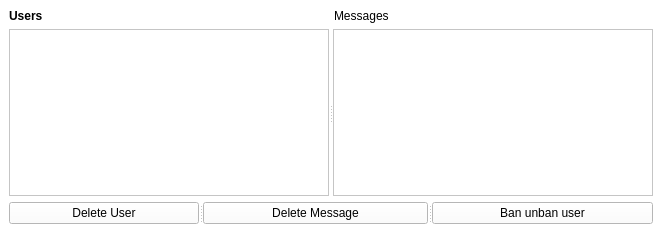
<?xml version="1.0" encoding="UTF-8"?>
<ui version="4.0">
 <class>MainWindow</class>
 <widget class="QMainWindow" name="MainWindow">
  <property name="geometry">
   <rect>
    <x>0</x>
    <y>0</y>
    <width>662</width>
    <height>233</height>
   </rect>
  </property>
  <property name="palette">
   <palette>
    <active>
     <colorrole role="WindowText">
      <brush brushstyle="SolidPattern">
       <color alpha="255">
        <red>0</red>
        <green>0</green>
        <blue>0</blue>
       </color>
      </brush>
     </colorrole>
     <colorrole role="Button">
      <brush brushstyle="SolidPattern">
       <color alpha="255">
        <red>255</red>
        <green>255</green>
        <blue>255</blue>
       </color>
      </brush>
     </colorrole>
     <colorrole role="Light">
      <brush brushstyle="SolidPattern">
       <color alpha="255">
        <red>255</red>
        <green>255</green>
        <blue>255</blue>
       </color>
      </brush>
     </colorrole>
     <colorrole role="Midlight">
      <brush brushstyle="SolidPattern">
       <color alpha="255">
        <red>255</red>
        <green>255</green>
        <blue>255</blue>
       </color>
      </brush>
     </colorrole>
     <colorrole role="Dark">
      <brush brushstyle="SolidPattern">
       <color alpha="255">
        <red>127</red>
        <green>127</green>
        <blue>127</blue>
       </color>
      </brush>
     </colorrole>
     <colorrole role="Mid">
      <brush brushstyle="SolidPattern">
       <color alpha="255">
        <red>170</red>
        <green>170</green>
        <blue>170</blue>
       </color>
      </brush>
     </colorrole>
     <colorrole role="Text">
      <brush brushstyle="SolidPattern">
       <color alpha="255">
        <red>0</red>
        <green>0</green>
        <blue>0</blue>
       </color>
      </brush>
     </colorrole>
     <colorrole role="BrightText">
      <brush brushstyle="SolidPattern">
       <color alpha="255">
        <red>255</red>
        <green>255</green>
        <blue>255</blue>
       </color>
      </brush>
     </colorrole>
     <colorrole role="ButtonText">
      <brush brushstyle="SolidPattern">
       <color alpha="255">
        <red>0</red>
        <green>0</green>
        <blue>0</blue>
       </color>
      </brush>
     </colorrole>
     <colorrole role="Base">
      <brush brushstyle="SolidPattern">
       <color alpha="255">
        <red>255</red>
        <green>255</green>
        <blue>255</blue>
       </color>
      </brush>
     </colorrole>
     <colorrole role="Window">
      <brush brushstyle="SolidPattern">
       <color alpha="255">
        <red>255</red>
        <green>255</green>
        <blue>255</blue>
       </color>
      </brush>
     </colorrole>
     <colorrole role="Shadow">
      <brush brushstyle="SolidPattern">
       <color alpha="255">
        <red>0</red>
        <green>0</green>
        <blue>0</blue>
       </color>
      </brush>
     </colorrole>
     <colorrole role="AlternateBase">
      <brush brushstyle="SolidPattern">
       <color alpha="255">
        <red>255</red>
        <green>255</green>
        <blue>255</blue>
       </color>
      </brush>
     </colorrole>
     <colorrole role="ToolTipBase">
      <brush brushstyle="SolidPattern">
       <color alpha="255">
        <red>255</red>
        <green>255</green>
        <blue>220</blue>
       </color>
      </brush>
     </colorrole>
     <colorrole role="ToolTipText">
      <brush brushstyle="SolidPattern">
       <color alpha="255">
        <red>0</red>
        <green>0</green>
        <blue>0</blue>
       </color>
      </brush>
     </colorrole>
     <colorrole role="PlaceholderText">
      <brush brushstyle="SolidPattern">
       <color alpha="127">
        <red>0</red>
        <green>0</green>
        <blue>0</blue>
       </color>
      </brush>
     </colorrole>
    </active>
    <inactive>
     <colorrole role="WindowText">
      <brush brushstyle="SolidPattern">
       <color alpha="255">
        <red>0</red>
        <green>0</green>
        <blue>0</blue>
       </color>
      </brush>
     </colorrole>
     <colorrole role="Button">
      <brush brushstyle="SolidPattern">
       <color alpha="255">
        <red>255</red>
        <green>255</green>
        <blue>255</blue>
       </color>
      </brush>
     </colorrole>
     <colorrole role="Light">
      <brush brushstyle="SolidPattern">
       <color alpha="255">
        <red>255</red>
        <green>255</green>
        <blue>255</blue>
       </color>
      </brush>
     </colorrole>
     <colorrole role="Midlight">
      <brush brushstyle="SolidPattern">
       <color alpha="255">
        <red>255</red>
        <green>255</green>
        <blue>255</blue>
       </color>
      </brush>
     </colorrole>
     <colorrole role="Dark">
      <brush brushstyle="SolidPattern">
       <color alpha="255">
        <red>127</red>
        <green>127</green>
        <blue>127</blue>
       </color>
      </brush>
     </colorrole>
     <colorrole role="Mid">
      <brush brushstyle="SolidPattern">
       <color alpha="255">
        <red>170</red>
        <green>170</green>
        <blue>170</blue>
       </color>
      </brush>
     </colorrole>
     <colorrole role="Text">
      <brush brushstyle="SolidPattern">
       <color alpha="255">
        <red>0</red>
        <green>0</green>
        <blue>0</blue>
       </color>
      </brush>
     </colorrole>
     <colorrole role="BrightText">
      <brush brushstyle="SolidPattern">
       <color alpha="255">
        <red>255</red>
        <green>255</green>
        <blue>255</blue>
       </color>
      </brush>
     </colorrole>
     <colorrole role="ButtonText">
      <brush brushstyle="SolidPattern">
       <color alpha="255">
        <red>0</red>
        <green>0</green>
        <blue>0</blue>
       </color>
      </brush>
     </colorrole>
     <colorrole role="Base">
      <brush brushstyle="SolidPattern">
       <color alpha="255">
        <red>255</red>
        <green>255</green>
        <blue>255</blue>
       </color>
      </brush>
     </colorrole>
     <colorrole role="Window">
      <brush brushstyle="SolidPattern">
       <color alpha="255">
        <red>255</red>
        <green>255</green>
        <blue>255</blue>
       </color>
      </brush>
     </colorrole>
     <colorrole role="Shadow">
      <brush brushstyle="SolidPattern">
       <color alpha="255">
        <red>0</red>
        <green>0</green>
        <blue>0</blue>
       </color>
      </brush>
     </colorrole>
     <colorrole role="AlternateBase">
      <brush brushstyle="SolidPattern">
       <color alpha="255">
        <red>255</red>
        <green>255</green>
        <blue>255</blue>
       </color>
      </brush>
     </colorrole>
     <colorrole role="ToolTipBase">
      <brush brushstyle="SolidPattern">
       <color alpha="255">
        <red>255</red>
        <green>255</green>
        <blue>220</blue>
       </color>
      </brush>
     </colorrole>
     <colorrole role="ToolTipText">
      <brush brushstyle="SolidPattern">
       <color alpha="255">
        <red>0</red>
        <green>0</green>
        <blue>0</blue>
       </color>
      </brush>
     </colorrole>
     <colorrole role="PlaceholderText">
      <brush brushstyle="SolidPattern">
       <color alpha="127">
        <red>0</red>
        <green>0</green>
        <blue>0</blue>
       </color>
      </brush>
     </colorrole>
    </inactive>
    <disabled>
     <colorrole role="WindowText">
      <brush brushstyle="SolidPattern">
       <color alpha="255">
        <red>127</red>
        <green>127</green>
        <blue>127</blue>
       </color>
      </brush>
     </colorrole>
     <colorrole role="Button">
      <brush brushstyle="SolidPattern">
       <color alpha="255">
        <red>255</red>
        <green>255</green>
        <blue>255</blue>
       </color>
      </brush>
     </colorrole>
     <colorrole role="Light">
      <brush brushstyle="SolidPattern">
       <color alpha="255">
        <red>255</red>
        <green>255</green>
        <blue>255</blue>
       </color>
      </brush>
     </colorrole>
     <colorrole role="Midlight">
      <brush brushstyle="SolidPattern">
       <color alpha="255">
        <red>255</red>
        <green>255</green>
        <blue>255</blue>
       </color>
      </brush>
     </colorrole>
     <colorrole role="Dark">
      <brush brushstyle="SolidPattern">
       <color alpha="255">
        <red>127</red>
        <green>127</green>
        <blue>127</blue>
       </color>
      </brush>
     </colorrole>
     <colorrole role="Mid">
      <brush brushstyle="SolidPattern">
       <color alpha="255">
        <red>170</red>
        <green>170</green>
        <blue>170</blue>
       </color>
      </brush>
     </colorrole>
     <colorrole role="Text">
      <brush brushstyle="SolidPattern">
       <color alpha="255">
        <red>127</red>
        <green>127</green>
        <blue>127</blue>
       </color>
      </brush>
     </colorrole>
     <colorrole role="BrightText">
      <brush brushstyle="SolidPattern">
       <color alpha="255">
        <red>255</red>
        <green>255</green>
        <blue>255</blue>
       </color>
      </brush>
     </colorrole>
     <colorrole role="ButtonText">
      <brush brushstyle="SolidPattern">
       <color alpha="255">
        <red>127</red>
        <green>127</green>
        <blue>127</blue>
       </color>
      </brush>
     </colorrole>
     <colorrole role="Base">
      <brush brushstyle="SolidPattern">
       <color alpha="255">
        <red>255</red>
        <green>255</green>
        <blue>255</blue>
       </color>
      </brush>
     </colorrole>
     <colorrole role="Window">
      <brush brushstyle="SolidPattern">
       <color alpha="255">
        <red>255</red>
        <green>255</green>
        <blue>255</blue>
       </color>
      </brush>
     </colorrole>
     <colorrole role="Shadow">
      <brush brushstyle="SolidPattern">
       <color alpha="255">
        <red>0</red>
        <green>0</green>
        <blue>0</blue>
       </color>
      </brush>
     </colorrole>
     <colorrole role="AlternateBase">
      <brush brushstyle="SolidPattern">
       <color alpha="255">
        <red>255</red>
        <green>255</green>
        <blue>255</blue>
       </color>
      </brush>
     </colorrole>
     <colorrole role="ToolTipBase">
      <brush brushstyle="SolidPattern">
       <color alpha="255">
        <red>255</red>
        <green>255</green>
        <blue>220</blue>
       </color>
      </brush>
     </colorrole>
     <colorrole role="ToolTipText">
      <brush brushstyle="SolidPattern">
       <color alpha="255">
        <red>0</red>
        <green>0</green>
        <blue>0</blue>
       </color>
      </brush>
     </colorrole>
     <colorrole role="PlaceholderText">
      <brush brushstyle="SolidPattern">
       <color alpha="127">
        <red>127</red>
        <green>127</green>
        <blue>127</blue>
       </color>
      </brush>
     </colorrole>
    </disabled>
   </palette>
  </property>
  <property name="windowTitle">
   <string>Server</string>
  </property>
  <property name="styleSheet">
   <string notr="true"/>
  </property>
  <widget class="QWidget" name="centralwidget">
   <layout class="QGridLayout" name="gridLayout">
    <item row="2" column="0">
     <layout class="QHBoxLayout" name="horizontalLayout"/>
    </item>
    <item row="1" column="0">
     <widget class="QSplitter" name="splitter_2">
      <property name="sizePolicy">
       <sizepolicy hsizetype="Expanding" vsizetype="Preferred">
        <horstretch>0</horstretch>
        <verstretch>1</verstretch>
       </sizepolicy>
      </property>
      <property name="orientation">
       <enum>Qt::Horizontal</enum>
      </property>
      <widget class="QTableView" name="tableView_Users">
       <property name="sizePolicy">
        <sizepolicy hsizetype="Expanding" vsizetype="Expanding">
         <horstretch>0</horstretch>
         <verstretch>0</verstretch>
        </sizepolicy>
       </property>
      </widget>
      <widget class="QTableView" name="tableView_Messages">
       <property name="sizePolicy">
        <sizepolicy hsizetype="Expanding" vsizetype="Expanding">
         <horstretch>0</horstretch>
         <verstretch>0</verstretch>
        </sizepolicy>
       </property>
      </widget>
     </widget>
    </item>
    <item row="0" column="0">
     <layout class="QHBoxLayout" name="horizontalLayout_3">
      <item>
       <widget class="QLabel" name="label_Users">
        <property name="font">
         <font>
          <bold>true</bold>
         </font>
        </property>
        <property name="styleSheet">
         <string notr="true">background-color: rgb(255, 255, 255);</string>
        </property>
        <property name="text">
         <string>Users</string>
        </property>
       </widget>
      </item>
      <item>
       <widget class="QLabel" name="label_Messages">
        <property name="styleSheet">
         <string notr="true">background-color: rgb(255, 255, 255);</string>
        </property>
        <property name="text">
         <string>Messages</string>
        </property>
       </widget>
      </item>
     </layout>
    </item>
    <item row="3" column="0">
     <widget class="QSplitter" name="splitter_3">
      <property name="orientation">
       <enum>Qt::Horizontal</enum>
      </property>
      <widget class="QPushButton" name="pushButton_DeleteUser">
       <property name="styleSheet">
        <string notr="true"/>
       </property>
       <property name="text">
        <string>Delete User</string>
       </property>
      </widget>
      <widget class="QPushButton" name="pushButton_DeleteMessage">
       <property name="text">
        <string>Delete Message</string>
       </property>
      </widget>
      <widget class="QPushButton" name="pushButton_ban_unban">
       <property name="text">
        <string>Ban unban user</string>
       </property>
      </widget>
     </widget>
    </item>
   </layout>
  </widget>
 </widget>
 <resources/>
 <connections/>
</ui>
